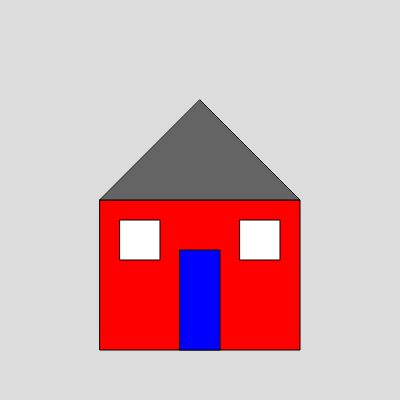
Frame 1 (no input)
Frame 60 (no input): identical to frame 1, image omitted
Frame 120 (the mouse pressed at the canvas centre since frame 60): identical to frame 1, image omitted

The p5.js sketch that drew this single still picture (run headless with seeded random() and noise() and a simulated clock; from frame 60 on, the mouse is pressed at the canvas centre):

// p5.js sketch
// ── sketch.js
function setup() {
  createCanvas(400, 400);
}

function draw() {
  background(220);

  // hose body
  fill(255, 0, 0);
  rect(100, 200, 200, 150);

  // hose roof
  fill(100, 100, 100); 
  triangle(100, 200, 300, 200, 200, 100); 

  // house door
  fill(0, 0, 255);
  rect(180, 250, 40, 100); 

  // House windows
  fill(255); 
  rect(120, 220, 40, 40); 
  rect(240, 220, 40, 40); 
}
